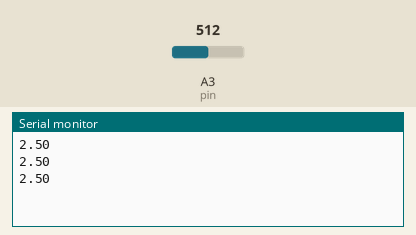
Recording of a sketch running on a simulated Arduino Uno, built with avr-gcc and run on an emulated ATmega328P. Parts: the last lines printed to the serial monitor. Inputs (shaded band) come from the test bench; at power-on: A3 (pin) = 512.

Above: at 1.3 s.
1.4 s: A3 (pin) set to 716
At 1.9 s:
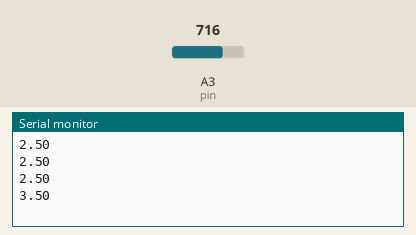
2.9 s: A3 (pin) set to 900
At 3.4 s:
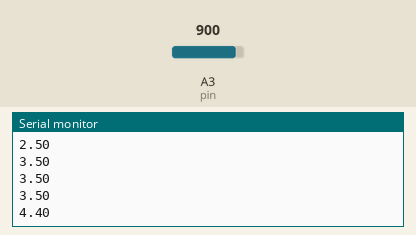
Timing chart, 0 to 5.9 s (numbered marks = the images above; inputs shaded):
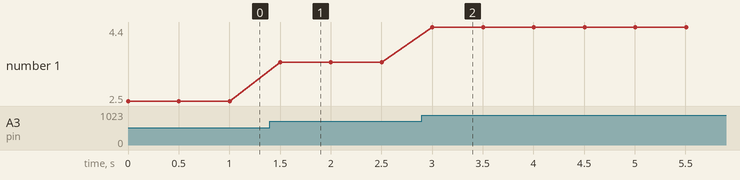

The sketch:

anologInput.ino
```cpp
const int pin = A3;
float voltage2 = 0;
const int delayTime = 500;

void setup() {
  // put your setup code here, to run once:
  pinMode(pin,INPUT);
  Serial.begin(9600);
}

void loop() {
  int readValue = analogRead(pin);
  voltage2 = (5./1023.)*readValue;
  Serial.println(voltage2);
  delay(delayTime);
}
```

Measured:
- after the input at 1.4 s, the serial monitor: prints a new line after 0.10 s (image 1)
- after the input at 2.9 s, the serial monitor: prints a new line after 0.10 s (image 2)
- plotted number 1: 2.5 → 3.5 after the input at 1.4 s, 3.5 → 4.4 after the input at 2.9 s
